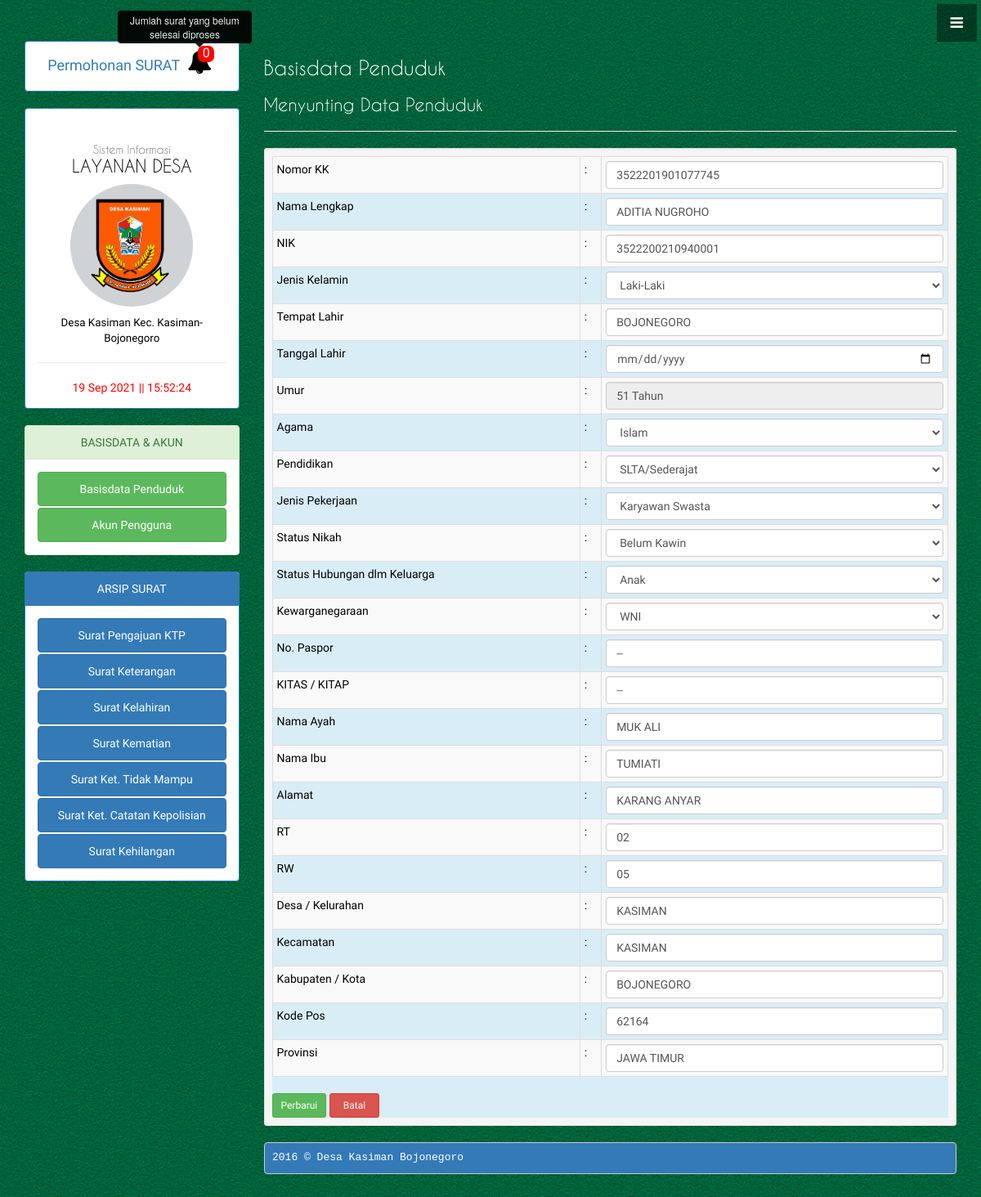
/admin/index.php?pages=Upenduduk&id=50, run on an earlier commit of the app's database.
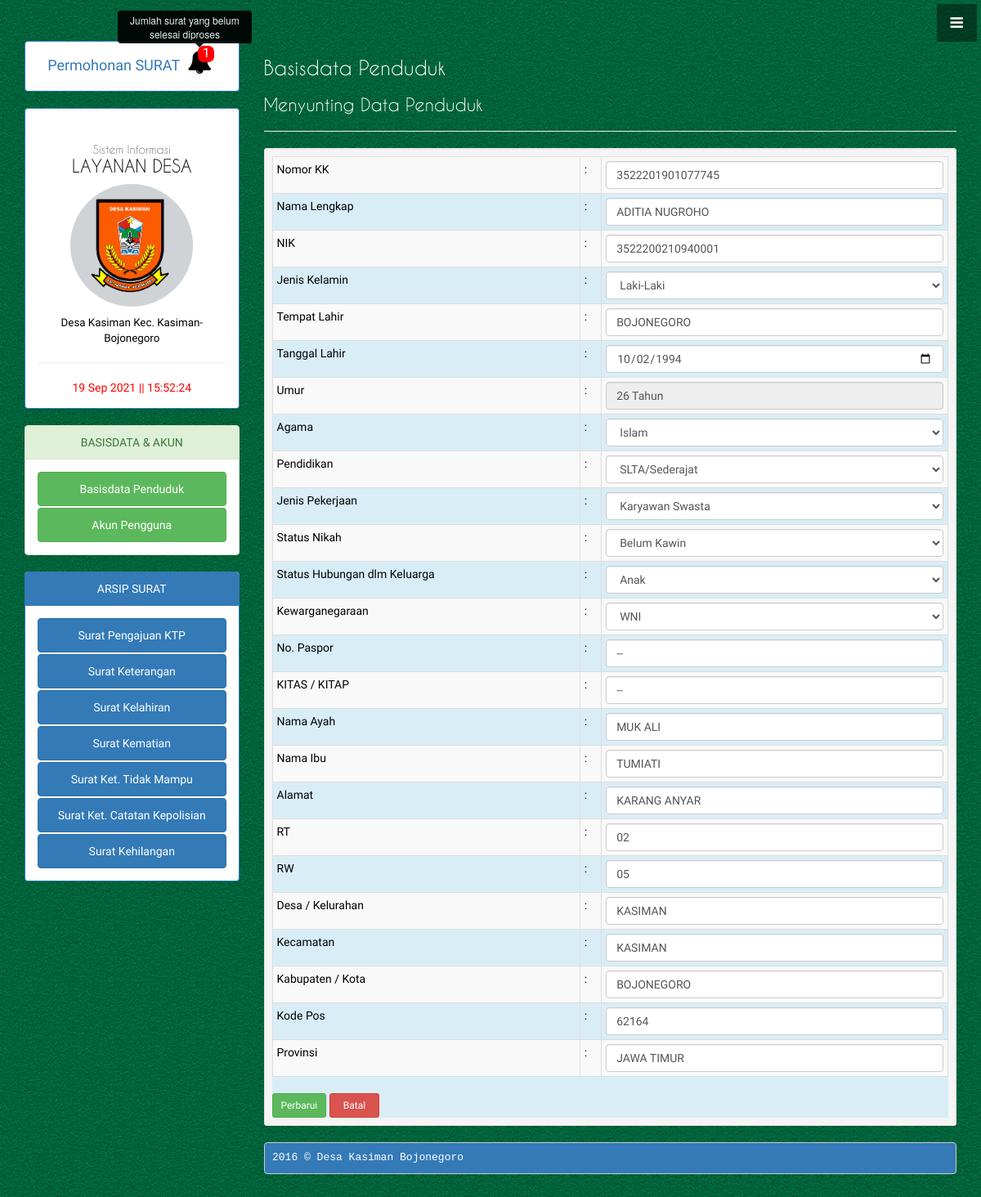
And on a later commit of the database.
### tables this page shows
CREATE TABLE `penduduk` (
  `pendID` int(11) NOT NULL,
  `noKK` varchar(20) DEFAULT NULL,
  `namaLengkap` varchar(80) DEFAULT NULL,
  `nik` varchar(20) DEFAULT NULL,
  `jenKelamin` enum('Laki-Laki','Perempuan') DEFAULT NULL,
  `tempatLahir` varchar(30) DEFAULT NULL,
  `tglLahir` date DEFAULT NULL,
  `agama` enum('Islam','Kristen','Katholik','Hindu','Budha','Konghucu') DEFAULT NULL,
  `pendidikan` enum('Tidak/Belum Sekolah','Belum Tamat SD/Sederajat','Tamat SD/Sederajat','SLTP/Sederajat','SLTA/Sederajat','Diploma','Sarjana') DEFAULT NULL,
  `jenPekerjaan` enum('Belum/Tidak Bekerja','Pelajar/Mahasiswa','Mengurus Rumah Tangga','Petani/Pekebun','Pedagang','Karyawan Swasta','Wiraswasta','Pegawai Negeri Sipil') DEFAULT NULL,
  `statusNikah` enum('Belum Kawin','Kawin') DEFAULT NULL,
  `statHubKel` enum('Kepala Keluarga','Isteri','Anak','Cucu','Menantu') DEFAULT NULL,
  `wargaNeg` varchar(20) DEFAULT NULL,
  `noPaspor` varchar(30) DEFAULT NULL,
  `kitasKitap` varchar(30) DEFAULT NULL,
  `namaAyah` varchar(60) DEFAULT NULL,
  `namaIbu` varchar(60) DEFAULT NULL,
  `alamat` varchar(40) DEFAULT NULL,
  `rt` varchar(4) DEFAULT NULL,
  `rw` varchar(4) DEFAULT NULL,
  `desaKel` varchar(20) DEFAULT NULL,
  `kecamatan` varchar(20) DEFAULT NULL,
  `kabKota` varchar(20) DEFAULT NULL,
  `kodePos` varchar(8) DEFAULT NULL,
  `provinsi` varchar(20) DEFAULT NULL
);

### admin/U-penduduk.php (the view, shortened to what the changed rows need)
<h2 class="custom_font" style="color:#ffffff;"><?php echo $judul;?></h2>
<h3 class="custom_font" style="color:#ffffff;"><?php echo $subjudul;?></h3>
<hr/>
<div class="well well-sm"><?php
$id=$_GET['id'];
$show=mysql_query("SELECT*FROM penduduk WHERE pendID='$id'");
if(mysql_num_rows($show) == 0){
	echo '<script>window.history.back()</script>';
}else{
	$data=mysql_fetch_assoc($show);
}?>
<form action="" method="post" class="bg-info">
	<table class="table table-condensed table-bordered table-striped">
		<tr>
			<td>Nomor KK</td>
			<td>:</td>
			<td><input class="form-control" type="text" name="noKK" value="<?php echo $data['noKK'];?>" /></td>
		</tr>
		<tr>
			<td>Nama Lengkap</td>
			<td>:</td>
			<td><input class="form-control" type="text" name="namaLengkap" value="<?php echo $data['namaLengkap'];?>" /></td>
		</tr>
		<tr>
			<td>NIK</td>
			<td>:</td>
			<td><input class="form-control" type="text" name="nik" value="<?php echo $data['nik'];?>" /></td>
		</tr>
		<tr>
			<td>Jenis Kelamin</td>
			<td>:</td>
			<td>
				<select class="form-control" name="jenKelamin" />
					<option value="Laki-Laki" <?php if($data['jenKelamin'] == 'Laki-Laki'){ echo 'selected'; } ?>>Laki-Laki</option>
			</td>
		</tr>
		<tr>
			<td>Tempat Lahir</td>
			<td>:</td>
			<td><input class="form-control" type="text" name="tempatLahir" value="<?php echo $data['tempatLahir'];?>" /></td>
		</tr>
		<tr>
			<td>Tanggal Lahir</td>
			<td>:</td>
			<td><input class="form-control" type="date" name="tglLahir" value="<?php echo $data['tglLahir'];?>" /></td>
		</tr>
		<?php
				$d=strtotime($data['tglLahir']);
				$date1 = date("Y-m-d",$d);
				$date2 = date("Y-m-d");
				$diff = abs(strtotime($date2) - strtotime($date1));
				$age = floor($diff / (365*60*60*24));
		?>
		<tr>
			<td>Umur</td>
			<td>:</td>
			<td><input class="form-control" readonly="" type="text" name="umur" value="<?php echo $age;?> Tahun" /></td>
		</tr>
		<tr>
			<td>Agama</td>
			<td>:</td>
			<td>
				<select class="form-control" name="agama" />
					<option value="Islam" <?php if($data['agama'] == 'Islam'){ echo 'selected'; } ?>>Islam</option>
			</td>
		</tr>
		<tr>
			<td>Pendidikan</td>
			<td>:</td>
			<td>
				<select class="form-control" name="pendidikan" />
					<option value="SLTA/Sederajat" <?php if($data['pendidikan'] == 'SLTA/Sederajat'){ echo 'selected'; } ?>>SLTA/Sederajat</option>
			</td>
		</tr>
		<tr>
			<td>Jenis Pekerjaan</td>
			<td>:</td>
			<td>
				<select class="form-control" name="jenPekerjaan" />
					<option value="Karyawan Swasta" <?php if($data['jenPekerjaan'] == 'Karyawan Swasta'){ echo 'selected'; } ?>>Karyawan Swasta</option>
			</td>
		</tr>
		<tr>
			<td>Status Nikah</td>
			<td>:</td>
			<td>
				<select class="form-control" name="statusNikah"/>
					<option value="Belum Kawin" <?php if($data['statusNikah'] == 'Belum Kawin'){ echo 'selected'; } ?>>Belum Kawin</option>
			</td>
		</tr>
		<tr>
			<td>Status Hubungan dlm Keluarga</td>
			<td>:</td>
			<td>
				<select class="form-control" name="statHubKel" />
					<option value="Anak" <?php if($data['statHubKel'] == 'Anak'){ echo 'selected'; } ?>>Anak</option>
			</td>
		</tr>
		<tr>
			<td>Kewarganegaraan</td>
			<td>:</td>
			<td>
				<select class="form-control" name="wargaNeg" />
					<option value="WNI" <?php if($data['wargaNeg'] == 'WNI'){ echo 'selected'; } ?>>WNI</option>
			</td>
		</tr>
		<tr>
			<td>No. Paspor</td>
			<td>:</td>
			<td><input class="form-control" type="text" name="noPaspor" value="<?php echo $data['noPaspor'];?>" /></td>
		</tr>
		<tr>
			<td>KITAS / KITAP</td>
			<td>:</td>
			<td><input class="form-control" type="text" name="kitasKitap" value="<?php echo $data['kitasKitap'];?>" /></td>
		</tr>
		<tr>
			<td>Nama Ayah</td>
			<td>:</td>
			<td><input class="form-control" type="text" name="namaAyah" value="<?php echo $data['namaAyah'];?>" /></td>
		</tr>
		<tr>
			<td>Nama Ibu</td>
			<td>:</td>
			<td><input class="form-control" type="text" name="namaIbu" value="<?php echo $data['namaIbu'];?>" /></td>
		</tr>
		<tr>
			<td>Alamat</td>
			<td>:</td>
			<td><input class="form-control" type="text" name="alamat" value="<?php echo $data['alamat'];?>" /></td>
		</tr>
		<tr>
			<td>RT</td>
			<td>:</td>
			<td><input class="form-control" type="text" name="rt" value="<?php echo $data['rt'];?>" /></td>
		</tr>
		<tr>
			<td>RW</td>
			<td>:</td>
			<td><input class="form-control" type="text" name="rw" value="<?php echo $data['rw'];?>" /></td>
		</tr>
		<tr>
			<td>Desa / Kelurahan</td>
			<td>:</td>
			<td><input class="form-control" type="text" name="desaKel" value="<?php echo $data['desaKel'];?>" /></td>
		</tr>
		<tr>
			<td>Kecamatan</td>
			<td>:</td>
			<td><input class="form-control" type="text" name="kecamatan" value="<?php echo $data['kecamatan'];?>" /></td>
		</tr>
		<tr>
			<td>Kabupaten / Kota</td>
			<td>:</td>
			<td><input class="form-control" type="text" name="kabKota" value="<?php echo $data['kabKota'];?>" /></td>
		</tr>
		<tr>
			<td>Kode Pos</td>
			<td>:</td>
			<td><input class="form-control" type="text" name="kodePos"  value="<?php echo $data['kodePos'];?>" /></td>
		</tr>
		<tr>
			<td>Provinsi</td>
			<td>:</td>
			<td><input class="form-control" type="text" name="provinsi" value="<?php echo $data['provinsi'];?>" /></td>
		</tr>
	</table>
	<input class="btn btn-success btn-sm" type="submit" name="perbarui" value="Perbarui">
	<a class="btn btn-danger btn-sm" href="javascript:history.go(-1)">&nbsp;&nbsp;Batal&nbsp;&nbsp;</a>
</form>
</div>
<?php
include "../inc/footer.php";
?>

### admin/index.php (shortened to what the changed rows need)
<?php
	function getPermohonanBaru(){
		$query = mysql_query("SELECT id FROM penyuratan WHERE LOWER(catatan) != LOWER('Selesai')") or die(mysql_error());
		return mysql_num_rows($query);
	}
?>
<!DOCTYPE html>
<html lang="en">
<head>
    <link href="../css/bootstrap.min.css" rel="stylesheet">
    <link href="../css/stylish-portfolio.css" rel="stylesheet">
    <link href="../css/sweetalert2.min.css" rel="stylesheet">
    <link href="../font-awesome/css/font-awesome.min.css" rel="stylesheet" type="text/css">
</head>
<body>
    <section id="about" class="about">
        <div class="container">
            <div class="row"><font color="black">
              <div class="col-sm-3">
                <div class="panel panel-primary" align="center">
                    <div class="icon-badge-group"><a href="?pages=permohonan">
                    <h4>Permohonan SURAT
                        <div class="icon-badge-container" data-toggle="tooltip" data-placement="top" title="Jumlah surat yang belum selesai diproses">
                            <i class="bell fa fa-bell icon-badge-icon"></i>
                            <div class="icon-badge"><?php echo getPermohonanBaru()?></div>
                        </div>
                      </div>
                </div>
			 </div>
							<div class="col-xs-12 col-md-9">
								<?php include "../inc/page.php";?>
							</div>
            </div>
        </div>
    </section>
</body>
</html>

What changed in the data, as far as the page shows it:
changed penduduk "ADITIA NUGROHO": tglLahir (not shown) → "10/02/1994"; umur "51 Tahun" → "26 Tahun"
Also different on the page:
getPermohonanBaru(): "0" → "1"
